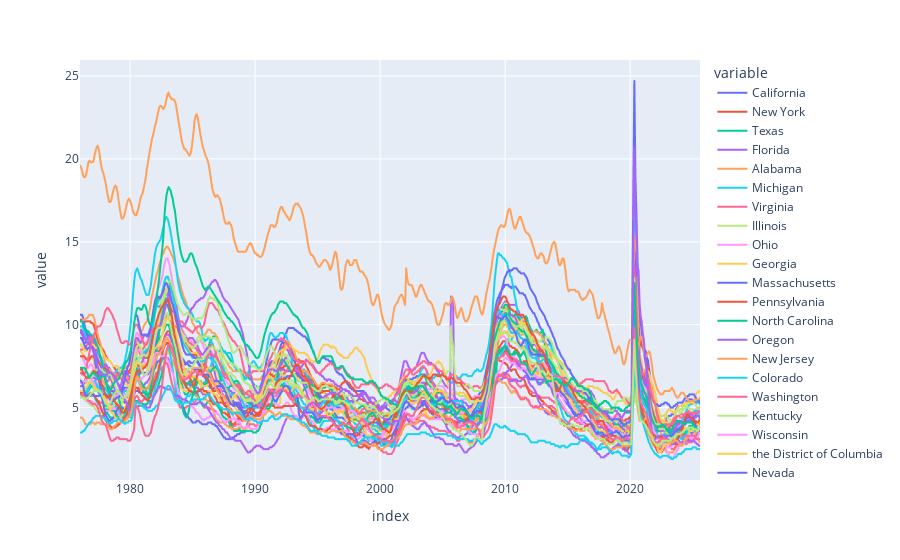

The notebook cell this image was saved under:
### Code cell
# Plot States Unemployment Rate
px.line(uemp_states)

### Figure 1 — Plotly figure (JSON) as saved in the notebook; plotly's stock layout.template omitted (floating-point values rounded to 4 significant figures; data arrays with more than 128 entries replaced by an {"elided": "..."} marker saying what was removed)
{"data": [{"hovertemplate": "variable=California<br>index=%{x}<br>value=%{y}<extra></extra>", "legendgroup": "California", "line": {"color": "#636efa", "dash": "solid"}, "marker": {"symbol": "circle"}, "mode": "lines", "name": "California", "showlegend": true, "type": "scattergl", "x": {"elided": "594 str values"}, "xaxis": "x", "y": {"elided": "594 float values"}, "yaxis": "y"}, {"hovertemplate": "variable=New York<br>index=%{x}<br>value=%{y}<extra></extra>", "legendgroup": "New York", "line": {"color": "#EF553B", "dash": "solid"}, "marker": {"symbol": "circle"}, "mode": "lines", "name": "New York", "showlegend": true, "type": "scattergl", "x": {"elided": "594 str values"}, "xaxis": "x", "y": {"elided": "594 float values"}, "yaxis": "y"}, {"hovertemplate": "variable=Texas<br>index=%{x}<br>value=%{y}<extra></extra>", "legendgroup": "Texas", "line": {"color": "#00cc96", "dash": "solid"}, "marker": {"symbol": "circle"}, "mode": "lines", "name": "Texas", "showlegend": true, "type": "scattergl", "x": {"elided": "594 str values"}, "xaxis": "x", "y": {"elided": "594 float values"}, "yaxis": "y"}, {"hovertemplate": "variable=Florida<br>index=%{x}<br>value=%{y}<extra></extra>", "legendgroup": "Florida", "line": {"color": "#ab63fa", "dash": "solid"}, "marker": {"symbol": "circle"}, "mode": "lines", "name": "Florida", "showlegend": true, "type": "scattergl", "x": {"elided": "594 str values"}, "xaxis": "x", "y": {"elided": "594 float values"}, "yaxis": "y"}, {"hovertemplate": "variable=Alabama<br>index=%{x}<br>value=%{y}<extra></extra>", "legendgroup": "Alabama", "line": {"color": "#FFA15A", "dash": "solid"}, "marker": {"symbol": "circle"}, "mode": "lines", "name": "Alabama", "showlegend": true, "type": "scattergl", "x": {"elided": "594 str values"}, "xaxis": "x", "y": {"elided": "594 float values"}, "yaxis": "y"}, {"hovertemplate": "variable=Michigan<br>index=%{x}<br>value=%{y}<extra></extra>", "legendgroup": "Michigan", "line": {"color": "#19d3f3", "dash": "solid"}, "marker": {"symbol": "circle"}, "mode": "lines", "name": "Michigan", "showlegend": true, "type": "scattergl", "x": {"elided": "594 str values"}, "xaxis": "x", "y": {"elided": "594 float values"}, "yaxis": "y"}, {"hovertemplate": "variable=Virginia<br>index=%{x}<br>value=%{y}<extra></extra>", "legendgroup": "Virginia", "line": {"color": "#FF6692", "dash": "solid"}, "marker": {"symbol": "circle"}, "mode": "lines", "name": "Virginia", "showlegend": true, "type": "scattergl", "x": {"elided": "594 str values"}, "xaxis": "x", "y": {"elided": "594 float values"}, "yaxis": "y"}, {"hovertemplate": "variable=Illinois<br>index=%{x}<br>value=%{y}<extra></extra>", "legendgroup": "Illinois", "line": {"color": "#B6E880", "dash": "solid"}, "marker": {"symbol": "circle"}, "mode": "lines", "name": "Illinois", "showlegend": true, "type": "scattergl", "x": {"elided": "594 str values"}, "xaxis": "x", "y": {"elided": "594 float values"}, "yaxis": "y"}, {"hovertemplate": "variable=Ohio<br>index=%{x}<br>value=%{y}<extra></extra>", "legendgroup": "Ohio", "line": {"color": "#FF97FF", "dash": "solid"}, "marker": {"symbol": "circle"}, "mode": "lines", "name": "Ohio", "showlegend": true, "type": "scattergl", "x": {"elided": "594 str values"}, "xaxis": "x", "y": {"elided": "594 float values"}, "yaxis": "y"}, {"hovertemplate": "variable=Georgia<br>index=%{x}<br>value=%{y}<extra></extra>", "legendgroup": "Georgia", "line": {"color": "#FECB52", "dash": "solid"}, "marker": {"symbol": "circle"}, "mode": "lines", "name": "Georgia", "showlegend": true, "type": "scattergl", "x": {"elided": "594 str values"}, "xaxis": "x", "y": {"elided": "594 float values"}, "yaxis": "y"}, {"hovertemplate": "variable=Massachusetts<br>index=%{x}<br>value=%{y}<extra></extra>", "legendgroup": "Massachusetts", "line": {"color": "#636efa", "dash": "solid"}, "marker": {"symbol": "circle"}, "mode": "lines", "name": "Massachusetts", "showlegend": true, "type": "scattergl", "x": {"elided": "594 str values"}, "xaxis": "x", "y": {"elided": "594 float values"}, "yaxis": "y"}, {"hovertemplate": "variable=Pennsylvania<br>index=%{x}<br>value=%{y}<extra></extra>", "legendgroup": "Pennsylvania", "line": {"color": "#EF553B", "dash": "solid"}, "marker": {"symbol": "circle"}, "mode": "lines", "name": "Pennsylvania", "showlegend": true, "type": "scattergl", "x": {"elided": "594 str values"}, "xaxis": "x", "y": {"elided": "594 float values"}, "yaxis": "y"}, {"hovertemplate": "variable=North Carolina<br>index=%{x}<br>value=%{y}<extra></extra>", "legendgroup": "North Carolina", "line": {"color": "#00cc96", "dash": "solid"}, "marker": {"symbol": "circle"}, "mode": "lines", "name": "North Carolina", "showlegend": true, "type": "scattergl", "x": {"elided": "594 str values"}, "xaxis": "x", "y": {"elided": "594 float values"}, "yaxis": "y"}, {"hovertemplate": "variable=Oregon<br>index=%{x}<br>value=%{y}<extra></extra>", "legendgroup": "Oregon", "line": {"color": "#ab63fa", "dash": "solid"}, "marker": {"symbol": "circle"}, "mode": "lines", "name": "Oregon", "showlegend": true, "type": "scattergl", "x": {"elided": "594 str values"}, "xaxis": "x", "y": {"elided": "594 float values"}, "yaxis": "y"}, {"hovertemplate": "variable=New Jersey<br>index=%{x}<br>value=%{y}<extra></extra>", "legendgroup": "New Jersey", "line": {"color": "#FFA15A", "dash": "solid"}, "marker": {"symbol": "circle"}, "mode": "lines", "name": "New Jersey", "showlegend": true, "type": "scattergl", "x": {"elided": "594 str values"}, "xaxis": "x", "y": {"elided": "594 float values"}, "yaxis": "y"}, {"hovertemplate": "variable=Colorado<br>index=%{x}<br>value=%{y}<extra></extra>", "legendgroup": "Colorado", "line": {"color": "#19d3f3", "dash": "solid"}, "marker": {"symbol": "circle"}, "mode": "lines", "name": "Colorado", "showlegend": true, "type": "scattergl", "x": {"elided": "594 str values"}, "xaxis": "x", "y": {"elided": "594 float values"}, "yaxis": "y"}, {"hovertemplate": "variable=Washington<br>index=%{x}<br>value=%{y}<extra></extra>", "legendgroup": "Washington", "line": {"color": "#FF6692", "dash": "solid"}, "marker": {"symbol": "circle"}, "mode": "lines", "name": "Washington", "showlegend": true, "type": "scattergl", "x": {"elided": "594 str values"}, "xaxis": "x", "y": {"elided": "594 float values"}, "yaxis": "y"}, {"hovertemplate": "variable=Kentucky<br>index=%{x}<br>value=%{y}<extra></extra>", "legendgroup": "Kentucky", "line": {"color": "#B6E880", "dash": "solid"}, "marker": {"symbol": "circle"}, "mode": "lines", "name": "Kentucky", "showlegend": true, "type": "scattergl", "x": {"elided": "594 str values"}, "xaxis": "x", "y": {"elided": "594 float values"}, "yaxis": "y"}, {"hovertemplate": "variable=Wisconsin<br>index=%{x}<br>value=%{y}<extra></extra>", "legendgroup": "Wisconsin", "line": {"color": "#FF97FF", "dash": "solid"}, "marker": {"symbol": "circle"}, "mode": "lines", "name": "Wisconsin", "showlegend": true, "type": "scattergl", "x": {"elided": "594 str values"}, "xaxis": "x", "y": {"elided": "594 float values"}, "yaxis": "y"}, {"hovertemplate": "variable=the District of Columbia<br>index=%{x}<br>value=%{y}<extra></extra>", "legendgroup": "the District of Columbia", "line": {"color": "#FECB52", "dash": "solid"}, "marker": {"symbol": "circle"}, "mode": "lines", "name": "the District of Columbia", "showlegend": true, "type": "scattergl", "x": {"elided": "594 str values"}, "xaxis": "x", "y": {"elided": "594 float values"}, "yaxis": "y"}, {"hovertemplate": "variable=Nevada<br>index=%{x}<br>value=%{y}<extra></extra>", "legendgroup": "Nevada", "line": {"color": "#636efa", "dash": "solid"}, "marker": {"symbol": "circle"}, "mode": "lines", "name": "Nevada", "showlegend": true, "type": "scattergl", "x": {"elided": "594 str values"}, "xaxis": "x", "y": {"elided": "594 float values"}, "yaxis": "y"}, {"hovertemplate": "variable=Minnesota<br>index=%{x}<br>value=%{y}<extra></extra>", "legendgroup": "Minnesota", "line": {"color": "#EF553B", "dash": "solid"}, "marker": {"symbol": "circle"}, "mode": "lines", "name": "Minnesota", "showlegend": true, "type": "scattergl", "x": {"elided": "594 str values"}, "xaxis": "x", "y": {"elided": "594 float values"}, "yaxis": "y"}, {"hovertemplate": "variable=Arizona<br>index=%{x}<br>value=%{y}<extra></extra>", "legendgroup": "Arizona", "line": {"color": "#00cc96", "dash": "solid"}, "marker": {"symbol": "circle"}, "mode": "lines", "name": "Arizona", "showlegend": true, "type": "scattergl", "x": {"elided": "594 str values"}, "xaxis": "x", "y": {"elided": "594 float values"}, "yaxis": "y"}, {"hovertemplate": "variable=Louisiana<br>index=%{x}<br>value=%{y}<extra></extra>", "legendgroup": "Louisiana", "line": {"color": "#ab63fa", "dash": "solid"}, "marker": {"symbol": "circle"}, "mode": "lines", "name": "Louisiana", "showlegend": true, "type": "scattergl", "x": {"elided": "594 str values"}, "xaxis": "x", "y": {"elided": "594 float values"}, "yaxis": "y"}, {"hovertemplate": "variable=Puerto Rico<br>index=%{x}<br>value=%{y}<extra></extra>", "legendgroup": "Puerto Rico", "line": {"color": "#FFA15A", "dash": "solid"}, "marker": {"symbol": "circle"}, "mode": "lines", "name": "Puerto Rico", "showlegend": true, "type": "scattergl", "x": {"elided": "594 str values"}, "xaxis": "x", "y": {"elided": "594 float values"}, "yaxis": "y"}, {"hovertemplate": "variable=Tennessee<br>index=%{x}<br>value=%{y}<extra></extra>", "legendgroup": "Tennessee", "line": {"color": "#19d3f3", "dash": "solid"}, "marker": {"symbol": "circle"}, "mode": "lines", "name": "Tennessee", "showlegend": true, "type": "scattergl", "x": {"elided": "594 str values"}, "xaxis": "x", "y": {"elided": "594 float values"}, "yaxis": "y"}, {"hovertemplate": "variable=Alaska<br>index=%{x}<br>value=%{y}<extra></extra>", "legendgroup": "Alaska", "line": {"color": "#FF6692", "dash": "solid"}, "marker": {"symbol": "circle"}, "mode": "lines", "name": "Alaska", "showlegend": true, "type": "scattergl", "x": {"elided": "594 str values"}, "xaxis": "x", "y": {"elided": "594 float values"}, "yaxis": "y"}, {"hovertemplate": "variable=Mississippi<br>index=%{x}<br>value=%{y}<extra></extra>", "legendgroup": "Mississippi", "line": {"color": "#B6E880", "dash": "solid"}, "marker": {"symbol": "circle"}, "mode": "lines", "name": "Mississippi", "showlegend": true, "type": "scattergl", "x": {"elided": "594 str values"}, "xaxis": "x", "y": {"elided": "594 float values"}, "yaxis": "y"}, {"hovertemplate": "variable=Maryland<br>index=%{x}<br>value=%{y}<extra></extra>", "legendgroup": "Maryland", "line": {"color": "#FF97FF", "dash": "solid"}, "marker": {"symbol": "circle"}, "mode": "lines", "name": "Maryland", "showlegend": true, "type": "scattergl", "x": {"elided": "594 str values"}, "xaxis": "x", "y": {"elided": "594 float values"}, "yaxis": "y"}, {"hovertemplate": "variable=Missouri<br>index=%{x}<br>value=%{y}<extra></extra>", "legendgroup": "Missouri", "line": {"color": "#FECB52", "dash": "solid"}, "marker": {"symbol": "circle"}, "mode": "lines", "name": "Missouri", "showlegend": true, "type": "scattergl", "x": {"elided": "594 str values"}, "xaxis": "x", "y": {"elided": "594 float values"}, "yaxis": "y"}, {"hovertemplate": "variable=Indiana<br>index=%{x}<br>value=%{y}<extra></extra>", "legendgroup": "Indiana", "line": {"color": "#636efa", "dash": "solid"}, "marker": {"symbol": "circle"}, "mode": "lines", "name": "Indiana", "showlegend": true, "type": "scattergl", "x": {"elided": "594 str values"}, "xaxis": "x", "y": {"elided": "594 float values"}, "yaxis": "y"}, {"hovertemplate": "variable=South Carolina<br>index=%{x}<br>value=%{y}<extra></extra>", "legendgroup": "South Carolina", "line": {"color": "#EF553B", "dash": "solid"}, "marker": {"symbol": "circle"}, "mode": "lines", "name": "South Carolina", "showlegend": true, "type": "scattergl", "x": {"elided": "594 str values"}, "xaxis": "x", "y": {"elided": "594 float values"}, "yaxis": "y"}, {"hovertemplate": "variable=West Virginia<br>index=%{x}<br>value=%{y}<extra></extra>", "legendgroup": "West Virginia", "line": {"color": "#00cc96", "dash": "solid"}, "marker": {"symbol": "circle"}, "mode": "lines", "name": "West Virginia", "showlegend": true, "type": "scattergl", "x": {"elided": "594 str values"}, "xaxis": "x", "y": {"elided": "594 float values"}, "yaxis": "y"}, {"hovertemplate": "variable=Hawaii<br>index=%{x}<br>value=%{y}<extra></extra>", "legendgroup": "Hawaii", "line": {"color": "#ab63fa", "dash": "solid"}, "marker": {"symbol": "circle"}, "mode": "lines", "name": "Hawaii", "showlegend": true, "type": "scattergl", "x": {"elided": "594 str values"}, "xaxis": "x", "y": {"elided": "594 float values"}, "yaxis": "y"}, {"hovertemplate": "variable=Iowa<br>index=%{x}<br>value=%{y}<extra></extra>", "legendgroup": "Iowa", "line": {"color": "#FFA15A", "dash": "solid"}, "marker": {"symbol": "circle"}, "mode": "lines", "name": "Iowa", "showlegend": true, "type": "scattergl", "x": {"elided": "594 str values"}, "xaxis": "x", "y": {"elided": "594 float values"}, "yaxis": "y"}, {"hovertemplate": "variable=North Dakota<br>index=%{x}<br>value=%{y}<extra></extra>", "legendgroup": "North Dakota", "line": {"color": "#19d3f3", "dash": "solid"}, "marker": {"symbol": "circle"}, "mode": "lines", "name": "North Dakota", "showlegend": true, "type": "scattergl", "x": {"elided": "594 str values"}, "xaxis": "x", "y": {"elided": "594 float values"}, "yaxis": "y"}, {"hovertemplate": "variable=Oklahoma<br>index=%{x}<br>value=%{y}<extra></extra>", "legendgroup": "Oklahoma", "line": {"color": "#FF6692", "dash": "solid"}, "marker": {"symbol": "circle"}, "mode": "lines", "name": "Oklahoma", "showlegend": true, "type": "scattergl", "x": {"elided": "594 str values"}, "xaxis": "x", "y": {"elided": "594 float values"}, "yaxis": "y"}, {"hovertemplate": "variable=Idaho<br>index=%{x}<br>value=%{y}<extra></extra>", "legendgroup": "Idaho", "line": {"color": "#B6E880", "dash": "solid"}, "marker": {"symbol": "circle"}, "mode": "lines", "name": "Idaho", "showlegend": true, "type": "scattergl", "x": {"elided": "594 str values"}, "xaxis": "x", "y": {"elided": "594 float values"}, "yaxis": "y"}], "layout": {"legend": {"title": {"text": "variable"}, "tracegroupgap": 0}, "margin": {"t": 60}, "xaxis": {"anchor": "y", "domain": [0, 1], "title": {"text": "index"}}, "yaxis": {"anchor": "x", "domain": [0, 1], "title": {"text": "value"}}}}
